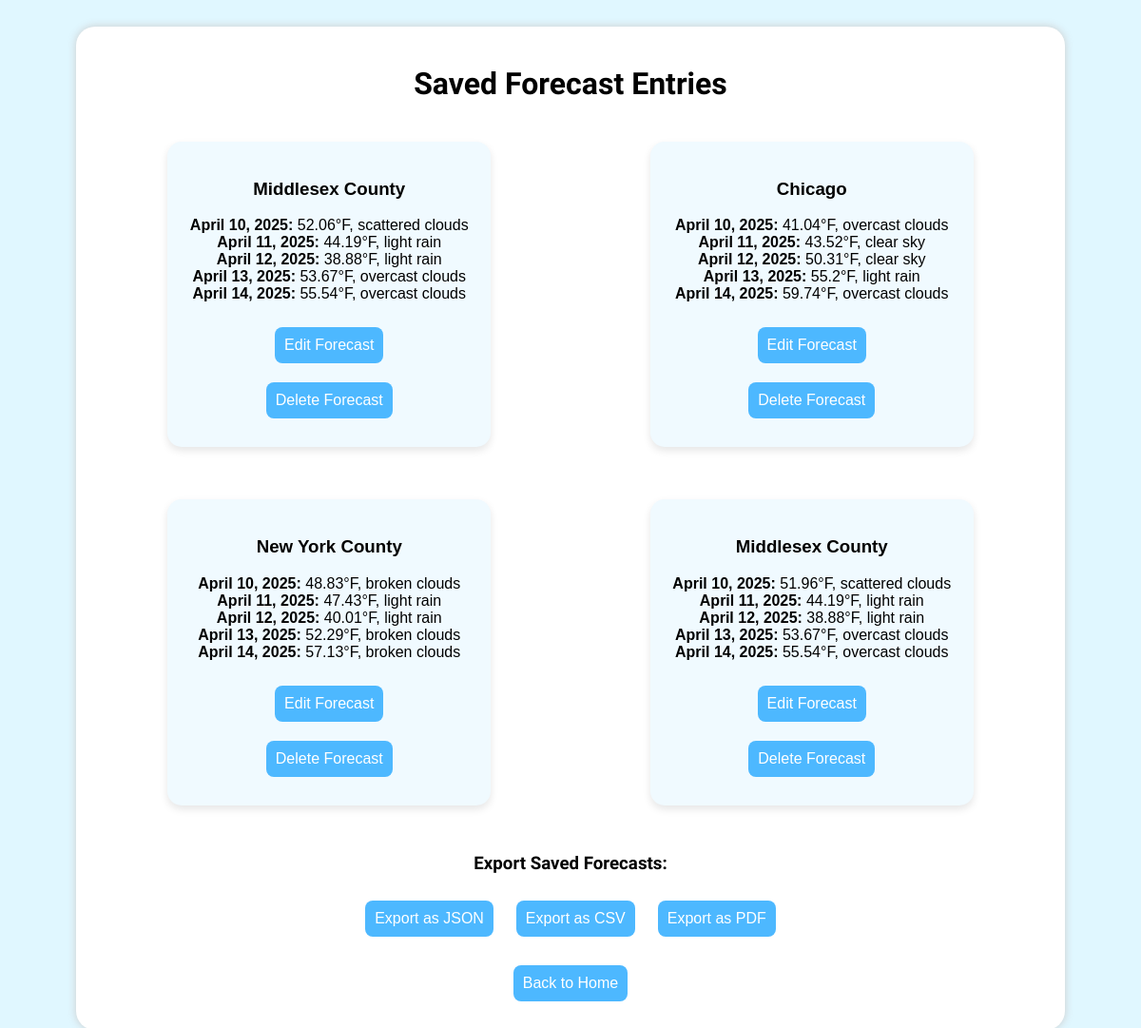
/saved, run on an earlier commit of the app's database.
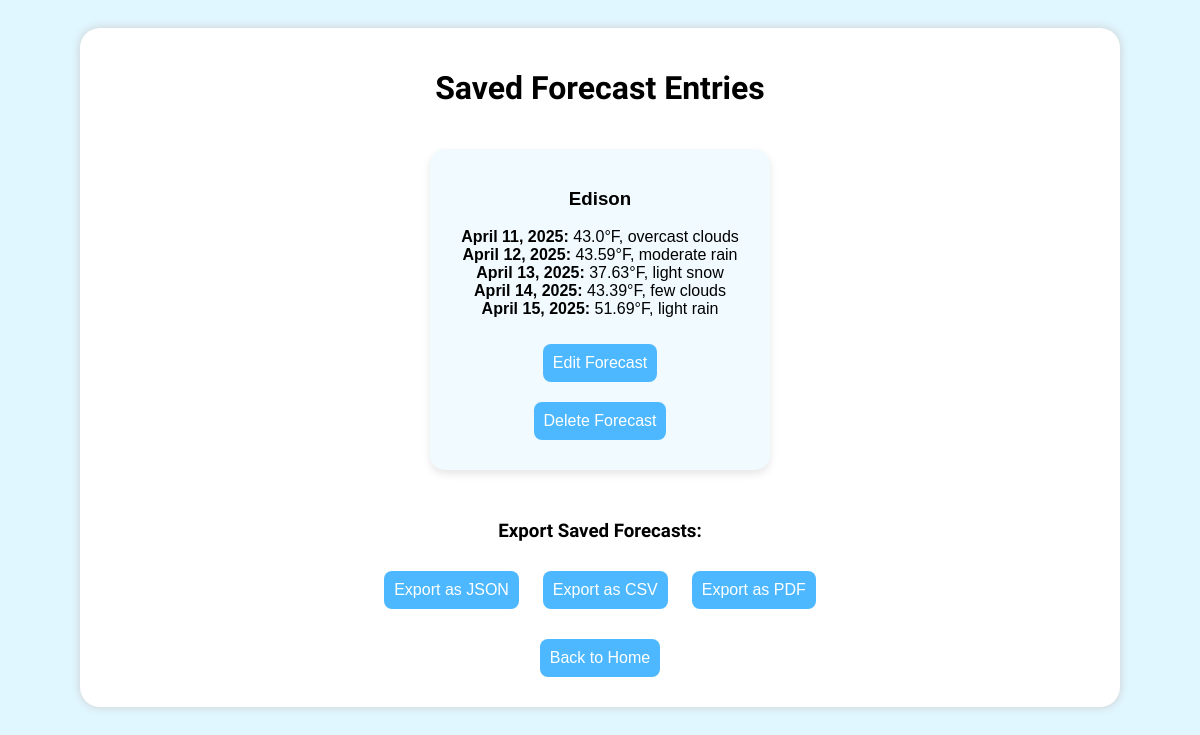
And on a later commit of the database.
### tables this page shows
CREATE TABLE weather (
        id INTEGER PRIMARY KEY AUTOINCREMENT,
        forecast_id TEXT,
        city TEXT,
        date TEXT,
        temperature REAL,
        description TEXT
    );

### app.py (the view)
@app.route("/saved")
def saved():
    conn = sqlite3.connect("weather.db")
    c = conn.cursor()
    c.execute("SELECT forecast_id, city, date, temperature, description FROM weather ORDER BY id DESC")
    rows = c.fetchall()
    conn.close()
    grouped = {}
    for f_id, city, date, temp, desc in rows:
        if f_id not in grouped:
            grouped[f_id] = {"city": city, "forecasts": []}
        grouped[f_id]["forecasts"].append((date, temp, desc))
    for f_id, data in grouped.items():
        data["forecasts"] = sorted(data["forecasts"], key=lambda x: datetime.strptime(x[0], "%B %d, %Y"))
    entries = [{"forecast_id": f_id, "city": data["city"], "forecasts": data["forecasts"]} for f_id, data in grouped.items()]
    return render_template("saved.html", entries=entries)

### templates/saved.html (shortened to what this page needs)
<!DOCTYPE html>
<html lang="en">
<head>
    <link rel="stylesheet" href="/static/style.css">
</head>
<body>
    <div class="container">
        <h1>Saved Forecast Entries</h1>
        <div class="saved-entries">
            {% for entry in entries %}
            <div class="weather-box saved-box">
                <h3>{{ entry.city }}</h3>
                <p>
                    {% for date, temp, desc in entry.forecasts %}
                        <strong>{{ date }}:</strong> {{ temp }}°F, {{ desc }}<br>
                    {% endfor %}
                </p>
                <form method="GET" action="/edit/{{ entry.forecast_id }}">
                    <button type="submit">Edit Forecast</button>
                </form>
                <form method="POST" action="/delete/{{ entry.forecast_id }}">
                    <button type="submit" onclick="return confirm('Are you sure you want to delete this forecast?');">
                        Delete Forecast
                    </button>
                </form>
            </div>
            {% endfor %}
        </div>
        <div style="margin-top: 30px;">
            <h3>Export Saved Forecasts:</h3>
            <a href="/export/json"><button>Export as JSON</button></a>
            <a href="/export/csv"><button>Export as CSV</button></a>
            <a href="/export/pdf"><button>Export as PDF</button></a>
        </div>
        <a href="/"><button style="margin-top: 20px;">Back to Home</button></a>
    </div>
</body>
</html>

### static/style.css (style rules this page uses)
body { font-family: 'Chewy', sans-serif; background: #e0f7ff; color: #000000; text-align: center; padding: 20px; overflow: visible; }
.container { max-width: 1000px; margin: auto; background: white; padding: 20px; border-radius: 20px; box-shadow: 0 0 10px #ccc; }
input, button { padding: 10px; margin: 10px; font-size: 16px; border-radius: 8px; border: none; }
button { background-color: #4db8ff; color: white; cursor: pointer; font-family: 'Nunito', sans-serif; }
.weather-box { background: #cceeff; border-radius: 15px; padding: 20px; width: 300px; margin: 20px auto; box-shadow: 0 4px 8px rgba(0, 0, 0, 0.1); text-align: left; }
.saved-entries { display: flex; flex-wrap: wrap; gap: 15px; justify-content: center; margin-top: 20px; font-family: 'Nunito', sans-serif; }
.saved-box { width: 300px; background: #f0faff; }
.weather-box, .video-card { text-align: center; }

What changed in the data, as far as the page shows it:
removed weather: city "Middlesex County", date "April 14, 2025", temperature "55.54", description "overcast clouds"
removed weather: date "April 10, 2025", temperature "52.06", description "scattered clouds", shown under "Middlesex County"
removed weather: date "April 11, 2025", temperature "44.19", description "light rain", shown under "Middlesex County"
removed weather: date "April 12, 2025", temperature "38.88", description "light rain", shown under "Middlesex County"
removed weather: date "April 13, 2025", temperature "53.67", description "overcast clouds", shown under "Middlesex County"
removed weather: city "Chicago", date "April 14, 2025", temperature "59.74", description "overcast clouds"
removed weather: date "April 10, 2025", temperature "41.04", description "overcast clouds", shown under "Chicago"
removed weather: date "April 11, 2025", temperature "43.52", description "clear sky", shown under "Chicago"
removed weather: date "April 12, 2025", temperature "50.31", description "clear sky", shown under "Chicago"
removed weather: date "April 13, 2025", temperature "55.2", description "light rain", shown under "Chicago"
removed weather: city "New York County", date "April 14, 2025", temperature "57.13", description "broken clouds"
removed weather: date "April 10, 2025", temperature "48.83", description "broken clouds", shown under "New York County"
removed weather: date "April 11, 2025", temperature "47.43", description "light rain", shown under "New York County"
removed weather: date "April 12, 2025", temperature "40.01", description "light rain", shown under "New York County"
removed weather: date "April 13, 2025", temperature "52.29", description "broken clouds", shown under "New York County"
removed weather: city "Middlesex County", date "April 14, 2025", temperature "55.54", description "overcast clouds"
removed weather: date "April 10, 2025", temperature "51.96", description "scattered clouds", shown under "Middlesex County"
removed weather: date "April 11, 2025", temperature "44.19", description "light rain", shown under "Middlesex County"
removed weather: date "April 12, 2025", temperature "38.88", description "light rain", shown under "Middlesex County"
removed weather: date "April 13, 2025", temperature "53.67", description "overcast clouds", shown under "Middlesex County"
added weather: city "Edison", date "April 15, 2025", temperature "51.69", description "light rain"
added weather: date "April 11, 2025", temperature "43.0", description "overcast clouds", shown under "Edison"
added weather: date "April 12, 2025", temperature "43.59", description "moderate rain", shown under "Edison"
added weather: date "April 13, 2025", temperature "37.63", description "light snow", shown under "Edison"
added weather: date "April 14, 2025", temperature "43.39", description "few clouds", shown under "Edison"
